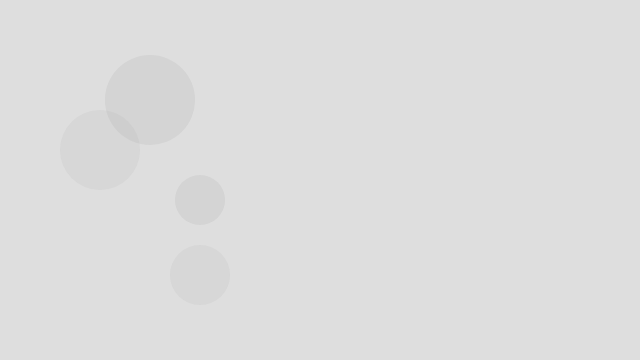
Frame 1 (no input)
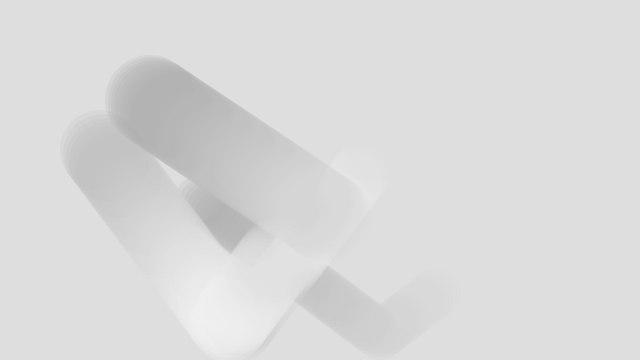
Frame 60 (no input)
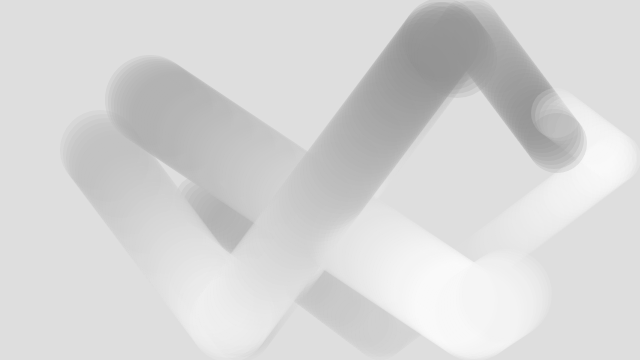
Frame 120 (the mouse pressed at the canvas centre since frame 60)

The p5.js sketch that drew these frames (run headless with seeded random() and noise() and a simulated clock; from frame 60 on, the mouse is pressed at the canvas centre):

// p5.js sketch
// ── sketch.js
// GRAY EMBRACES v3
// https://editor.p5js.org/novo/sketches/liDTQjfB5
// https://editor.p5js.org/novo/sketches/Vy_F3uq51
// https://editor.p5js.org/benjamin.bergery/sketches/hvqY4BD5Z

let bb = {
  x: 200,
  y: 200,
  xspeed: 4,
  yspeed: 3,
  radius: 25,
  // object literal
};

let bb1 = {
  x: 200,
  y: 275,
  xspeed: 3,
  yspeed: 4,
  radius: 30,
};

let bb2 = {
  x: 100,
  y: 150,
  xspeed: 3,
  yspeed: 4,
  radius: 40,
};

let bb3 = {
  x: 150,
  y: 100,
  xspeed: 3,
  yspeed: 2,
  radius: 45,
};

function setup() {
  createCanvas(1920/3, 1080/3);
  background(222);
  noStroke();
  frameRate(20);
}

function draw() {
  let yToGray = map(bb.y, height, 0, 128, 255);

  // make first arm height set 128-255 gray values

  xToGray = map(bb.x, 0, width, 128, 255);
  yToGray = map(bb2.y, 0, height, 128, 255);

  colorArm(bb, xToGray);
  drawArm(bb);
  moveIt(bb);
  cornerBounce(bb);

  colorArm(bb1, yToGray);
  drawArm(bb1);
  moveIt(bb1);
  cornerBounce(bb1);

  colorArm(bb2, yToGray);
  drawArm(bb2);
  moveIt(bb2);
  cornerBounce(bb2);

  colorArm(bb3, xToGray);
  drawArm(bb3);
  moveIt(bb3);
  cornerBounce(bb3);
}

/** functions with object var parameter **/

function colorArm(bobject, grayVal) {
  fill(grayVal, 50);
  // define gray value of all arms
}

function drawArm(bobject) {
  circle(bobject.x, bobject.y, bobject.radius * 2);
}

function moveIt(arm) {
  // moves the arm in x,y
  arm.x = arm.x + arm.xspeed;
  arm.y = arm.y + arm.yspeed;
}

function cornerBounce(arm) {
  // inverts x and y speed at corners
  if (arm.x >= width - arm.radius || arm.x <= arm.radius) {
    arm.xspeed = -arm.xspeed;
  }
  if (arm.y >= height - arm.radius || arm.y - arm.radius <= 0) {
    arm.yspeed = -arm.yspeed;
  }
}

//NOTES

// https://editor.p5js.org/benjamin.bergery/sketches/nXoIPpoYn

//map(value, start1, stop1, start2, stop2 )
//incoming value converted using map
// here to make canvas height
//correspond to gray mid-tones to whites

// re-using function with object var parameters simplifies code

// based on GRAY LAVA LAMP
// https://editor.p5js.org/benjamin.bergery/sketches/hvqY4BD5Z
